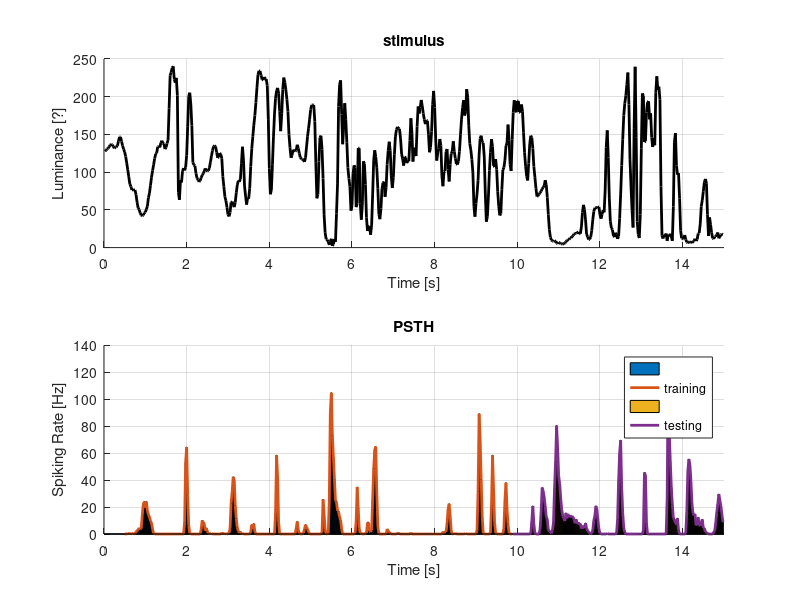
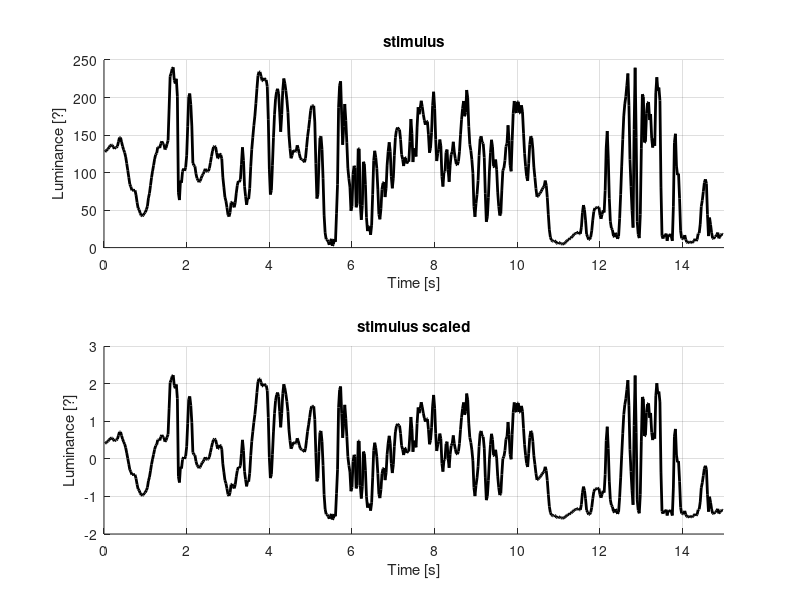
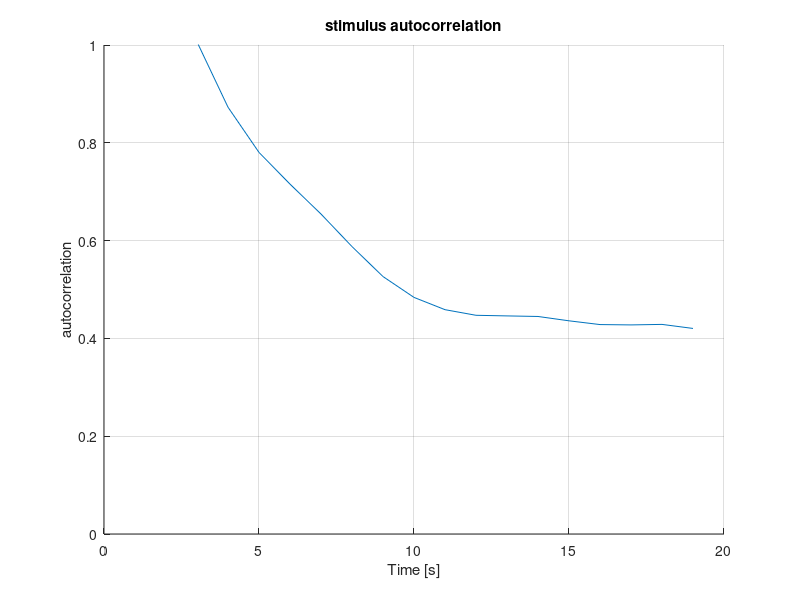

MATLAB code for these plots, in order: (Note: this script raises an error after producing the figures.)
%%  2023_04_11 TP 1
%   MI210 - Neurocomputational Models
%   ===========================================================================

clc
clear all   % ctrl+r:   comment
close all   % ctrl+t: uncomment

RA = 217276;

whos -file dataENSTA_Lect_1.mat % sees  data
%   Name             Size              Bytes  Class     Attributes

%   binnedOFF      100x599            479200  double              
%   binnedON       100x599            479200  double              
%   dt               1x1                   8  double    sampling time          
%   stim           599x1                4792  double    stimulus

load dataENSTA_Lect_1.mat   % loads data

[R, T] = size(binnedOFF);
integration_time = 0.5;
number_bins = integration_time/dt;  % number of time bins that correspond to desired
                                    % 0.5 seconds of integration time


%%  COMPUTE AND VISUALIZE STIMULUS PSTH
%   Peri-Stimulus Time Histogram
%   ============================================================================

%   PSTH stands for "Peri-Stimulus Time Histogram", which is a graphical 
%   representation of the firing rate of a neuron or a population of neurons 
%   over time in response to a specific stimulus or event.

%   The PSTH  in response to a stimulus is created by:
%       - dividing a period of time into small bins;
%       - counting the number of spikes that occur within each bin;

%   The resulting counts are then normalized by the bin width and the number
%   of trials to obtain an estimate of the average firing rate over time.

%   Normalized count is called the Spike Density Function also known from it's
%   accronym.

%   separated data from machine learning
training_time = number_bins : floor(0.66*T);    % training time bins, 2/3
testing_time  = ceil(0.66*T) : T;               % testing  time bins, 1/3
size_training = numel(training_time);
size_testing  = numel(testing_time);

%   select dataset:
if true
    %   studying OFF cells
    training_data = mean(binnedOFF(:,training_time), 1);
    testing_data  = mean(binnedOFF(:,testing_time),  1);
    
else
    %   studying ON  cells
    training_data = mean(binnedON(:,training_time), 1);
    testing_data  = mean(binnedON(:,testing_time),  1);

end

% normalization of bins
psth_training = training_data/dt;
psth_testing  = testing_data/dt;


fig=figure;

subplot(2,1,1)
hold on
title('stimulus')
plot((1:T)*dt, stim, 'k', 'LineWidth', 2.0)
xlabel('Time [s]'); xlim([0,15]);
ylabel('Luminance [?]')
grid on

subplot(2,1,2)
hold on
title('PSTH')
bar(training_time*dt, psth_training)
plot(training_time*dt, psth_training,'LineWidth', 2.0)
bar(testing_time*dt,  psth_testing)
plot(testing_time*dt,  psth_testing, 'LineWidth', 2.0)
xlabel('Time [s]'); xlim([0,15]);
ylabel('Spiking Rate [Hz]')
grid on
legend('', 'training', '', 'testing')

%   what we can notice:
%       - y-axis has is typical unit: Spikes per Second, [Hz] 
%           also know as Normalized Firing Rate;
%       - integration_time is respected: PSTH only start after the
%           0.5s were gone
% 
%   we can notice that the PSTH is sligthly right shifted dude to the integration
%   time chosen with spiking rate higher when the luminance is low, with a threshold
%   of around 55. 


%%  STIMULUS PRE-PROCESSING
%   ============================================================================

%   The pre-processing of a stimulus can involve several steps depending on the 
%   nature of the stimulus and the goals of the experiment. However, some common 
%   steps involved in stimulus pre-processing include:
%       - filtering: low-pass filter, band-pass filter or high-pass filter;
%       - scaling: normalize within a certain range;
%       - sampling: ;
%       - pre-processing: ;

%   we will use scaling: aiming a mean of zero and standard deviation of one.
stim_scaled = (stim' - mean(stim))/std(stim);
time_range = number_bins : T;

%   visualization
fig=figure;

subplot(2,1,1)
hold on
title('stimulus')
plot((1:T)*dt, stim, 'k', 'LineWidth', 2.0)
xlabel('Time [s]'); xlim([0,15]);
ylabel('Luminance [?]')
grid on

subplot(2,1,2)
hold on
title('stimulus scaled')
plot((1:T)*dt, stim_scaled, 'k', 'LineWidth', 2.0)
xlabel('Time [s]'); xlim([0,15]);
ylabel('Luminance [?]')
grid on

%   as we can see the curve is the same but shifted in th y-axis so it's mean
%   is on zero and is standar déviation in one as it's values are now between, 
%   for the most part, -1 and +1.


stim_full = zeros([T number_bins]);

for tt = time_range
    stim_full(tt, :) = stim_scaled((tt-number_bins+1) : tt);
end


%%  STIMULUS AUTOCORRELATION
%   ============================================================================
%   Stimulus autocorrelation refers to the degree to which a stimulus is correlated
%   with itself over time. 

%   Autocorrelation can be described as the degree to which a signal is correlated 
%   with a delayed version of itself.

%   In the context of stimulus processing, the autocorrelation of a stimulus is often
%   used to quantify its temporal structure.


%   luminance of time is related with the luminance from the previous and next time
%   simplify calculation from the correlation calcules
%   using the linear mode to calcule the matrix

%   compute autocorrelation of stim_full over training times
stim_autocorrelation = stim_full' * stim_full;

fig=figure;
hold on
plot( 0:number_bins-1, stim_autocorrelation(1,:)/size_training )
title('stimulus autocorrelation')
xlabel('Time [s]')
ylabel('autocorrelation'); ylim([0 1]);
grid on

%   we can see that the autocorrelation is decreasing as time passed with means that
%   the stimulus is less correlated as time passes but it seems that it will stabilise
%   at around 0.4.
% expected that the data is decreesing, overtime the correlation is getting slower
% STA, the average of the data slide 13 of TD2
% STA


%% STA = Spike-Triggered Average, and LINEAR FILTER
%%============================================================================
% formula to calculated
% STA(tau) = \sum_t rTilde(t) * xTilde(t-tau)
% w(tau) =  STA * Inv(autoCov) 
% b = mean( r(t) ) response
%
% But we will first ignore off diagonal elements in autoCorrelation
%   input is normalized normaly
%   output is not normalized normaly
%


%%%%%%%%%%%%
b = mean(rTr);  % mean of rTr
rTrTilde = rTr - b; % remove the mean to analyse the behavior of the curve in time
STA = rTrTilde * fullStim(timeTr, :);
%%%%%%%%%%%%

wLin = STA * inv( diag(diag( stimAutoCorr ) ) ); % normalizy by the diagonal part of the 
% ignore the fact the facct thtat the situmulous is corrected for the moment and continue with the calculation
% in theory as the code is 
% in exam a code would be given to be completed but the evaluation will take part as what is happennig with the code
% what are seeing:
    % it is biphasical, has a positive and a negative part
    % it is off, not logic gate behavior
    % it does not start at zero, has delay to behavior
    % as the values has autocorrelation 
    % as long as we ignore the autocorrelation the graph will have this behavior
    % biologicaly the plot it does not sense

fig=figure;
hold on
plot((1-integrationTime:0)*dt,wLin) % comment
plot( [-dt*integrationTime 0],[0 0],'--k')
xlabel('Past time (s)')
ylabel('wLin')
set(gca,'Fontsize',16);
set(gca,'box','off')


%% LINEAR PREDICTION
%%============================================================================
%
% f(t) = \sum_tau w(tau) * ( x(t-tau) -mean(x) ) + b
% missing the normal deviation of the sitimula
%


%%%%%%%%%%%%
fLin =  wLin * fullStim(timeTe, :)' + b; % compute prediction for testing times
% makes the matrix multiplication or the convolution cod
%%%%%%%%%%%%

% perfLinReg = corr(psthTe', fLin')

fig=figure;
hold on
plot(timeTe*dt,fLin/dt,'LineWidth',2.0)
plot(timeTe*dt,psthTe,'LineWidth',1.0)
xlim([10 15])
xlabel('Time (s)')
ylabel('Spiking Rate (Hz)')
set(gca,'Fontsize',16);
set(gca,'box','off')

%% WHAT IS HAPPENING ??
%
% Do a scatter plot of psth against prediction
%
% average number of spakes so it should be always positive
% trunquate when the values are negative to remove the problems discovered from the output result

fig=figure;
hold on
%%%%%%%%%%%%
% plot( ??? , ??? , '.','MarkerSize',12)
%%%%%%%%%%%%
plot([-100 100],[-100 100],'--k')
xlabel('PSTH')
ylabel('PREDICTION')
set(gca,'Fontsize',16);
set(gca,'box','off')


%% ReLU TRUNCATION
%
% ReLU(x) = max(x,0)
%

%%%%%%%%%%%%
% implement non-linearity, very common in the brain, in the eyes and in machine learning. it is need to add some non linearity to aproximate the system

fReLU = max(fLin, 0);
% different
% perfReLU = ???
%%%%%%%%%%%%

fig=figure;
hold on
%%%%%%%%%%%%
% different
% plot( ??? , ??? ,'LineWidth',2.0)
% plot( ??? ,psthTe,'LineWidth',1.0)
%%%%%%%%%%%%

xlim([10 15])
xlabel('Time (s)')
ylabel('Spiking Rate (Hz)')
set(gca,'Fontsize',16);
set(gca,'box','off')

%% INCLUDING FULL AUTOCOVARIANCE 
% 
% STA(tau) = \sum_t rTilde(t) * xTilde(t-tau)
% w(tau) =  STA * Inv(autoCov)
% b = mean( r(t) )
%
% And now with the full autoCorrelation
%

%%%%%%%%%%%%
% different
% wLinAC = STA * ????
%%%%%%%%%%%%

fig=figure;
hold on
plot((1-integrationTime:0)*dt,wLin,'LineWidth',2.0) % comment
plot((1-integrationTime:0)*dt,wLinAC,'LineWidth',2.0) % comment
plot( [-dt*integrationTime 0],[0 0],'--k')
xlabel('Past time (s)')
ylabel('wLin')
set(gca,'Fontsize',16);
set(gca,'box','off')

%%%%%%%%%%%%
% different
% fLinAC = ???
%%%%%%%%%%%%

% different >---------------------------------------------------------------<
% fReLUAC 
perfLinAC = corr(psthTe', fLinAC')

fig=figure;
hold on
plot(timeTe*dt,fLin/dt,'LineWidth',2.0)
plot(timeTe*dt,psthTe,'LineWidth',1.0)
plot(timeTe*dt,fLinAC/dt,'LineWidth',1.0)
xlim([10 15]);
xlabel('Time (s)')
ylabel('Spiking Rate (Hz)')
set(gca,'Fontsize',16);
set(gca,'box','off')


%% SMOOTHNESS REGULARIZATION
% teacher version will have the response: it will be shared. run the teacher code and the read the code of the teacher and after we willl discuss the plot to try to understand the code and comment as it will be demaned for the examen
% work with the student code and then work with the teacher version
% f(t) = \sum_tau w(tau) * ( x(t-tau) -mean(x) ) + b
% We seek to minimize 1/2 * \sum_t (r(t) - f(t) ).^2 + lambda/2 * w * Laplacian * w
%
% w * Laplacian * w = sum_tau (w(tau) - w(tau+1)).^2
%


lapl = 4*eye(integrationTime);
lapl = lapl - diag( ones([integrationTime-1 1]),1);
lapl = lapl - diag( ones([integrationTime-1 1]),-1);
lapl(1,1) = 2;
lapl(end,end) = 2;

fig=figure;
imagesc(lapl);
colorbar;

%% Let's try with an example regularization strength 

lambda = 10;

%%%%%%%%%%%%
% wLinReg = ??? 
%%%%%%%%%%%%

fig=figure;
hold on
plot((1-integrationTime:0)*dt,wLin,'LineWidth',2.0) % comment
plot((1-integrationTime:0)*dt,wLinAC,'LineWidth',2.0) % comment
plot((1-integrationTime:0)*dt,wLinReg,'LineWidth',2.0) % comment
plot( [-dt*integrationTime 0],[0 0],'--k')
xlabel('Past time (s)')
ylabel('wLin')
set(gca,'Fontsize',16);
set(gca,'box','off')

%%%%%%%%%%%%
% fLinReg = ???
%%%%%%%%%%%%

perfLinReg = corr(psthTe', fLinReg')

fig=figure;
hold on
plot(timeTe*dt,fLin/dt,'LineWidth',2.0)
plot(timeTe*dt,psthTe,'LineWidth',1.0)
plot(timeTe*dt,fLinAC/dt,'LineWidth',1.0)
plot(timeTe*dt,fLinReg/dt,'LineWidth',1.0)
xlim([10 15])
xlabel('Time (s)')
ylabel('Spiking Rate (Hz)')
set(gca,'Fontsize',16);
set(gca,'box','off')

%% LAMBDA OPTIMIZATION

lambdaRange = logspace(-2,4,30);
nLambda = numel(lambdaRange);
perfLambda = zeros([nLambda 1]);

for ll = 1:nLambda
    lambda=lambdaRange(ll);
    wLinReg = STA * inv( stimAutoCorr + lambda * lapl );
    fLinReg = wLinReg * fullStim(timeTe,:)' + b; % comment

    perfLambda(ll) =  corr(psthTe', fLinReg');
end


fig=figure;
hold on
plot(lambdaRange,perfLambda,'LineWidth',2.0)
set(gca,'XScale','log')
xlabel('Regularization strenght')
ylabel('Performance')
set(gca,'Fontsize',16);
set(gca,'box','off')

%% COMPUTE OPTIMAL W and ADD ReLU

[~,llBest] = max(perfLambda);

lambda = lambdaRange(llBest);
wLinReg = STA * inv( stimAutoCorr + lambda * lapl );
fLinReg = wLinReg * fullStim(timeTe,:)' + b; % comment

perfLinReg = corr(psthTe', fLinReg')

perfReLUReg = corr(psthTe', max(fLinReg,0)')

fig=figure;
hold on
plot((1-integrationTime:0)*dt,wLin,'LineWidth',2.0) % comment
plot((1-integrationTime:0)*dt,wLinAC,'LineWidth',2.0) % comment
plot((1-integrationTime:0)*dt,wLinReg,'LineWidth',2.0) % comment
plot( [-dt*integrationTime 0],[0 0],'--k')
xlabel('Past time (s)')
ylabel('wLin')
set(gca,'Fontsize',16);
set(gca,'box','off')
